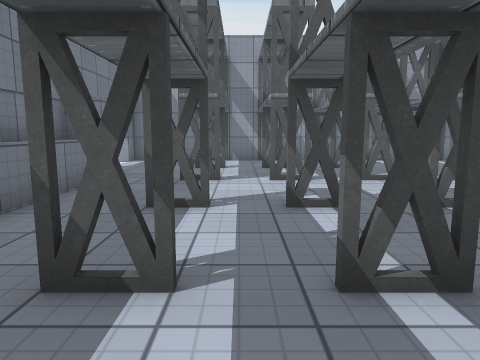
[1] (above)

14 first-person views from a walk through a scene from a Unity 3-D project. The camera is 1.2 m above the floor, tilts 8° down and sees 70° across. The floor is counted in squares, 1 m on a side. Each view is taken from the middle of a square. On the plan, view 1 faces up. The plan holds only what a view shows up to about 14 squares ahead; the rest is blank. The player character is not drawn. Some surface patterns are stand-ins.

[2]
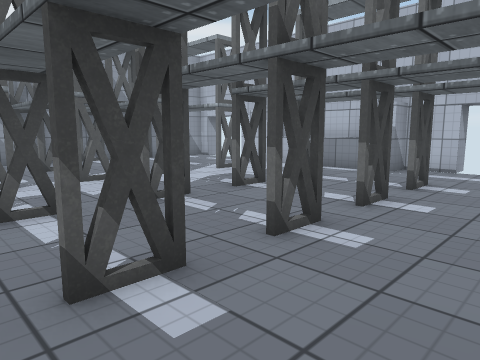

[3]
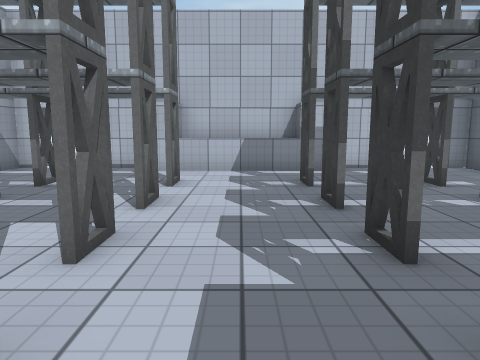

[4]
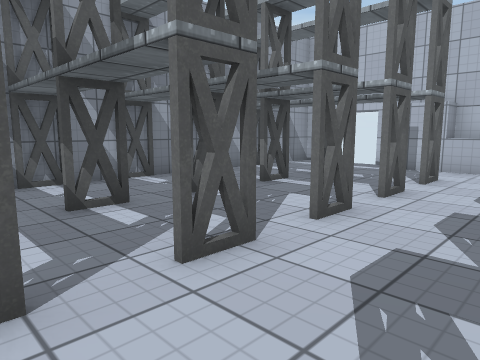

[5]
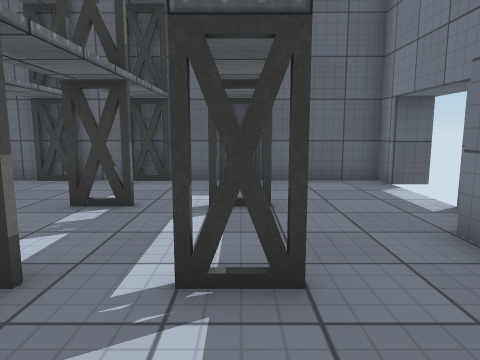

[6]
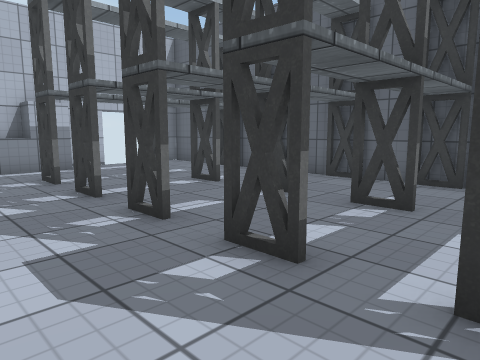

[7]
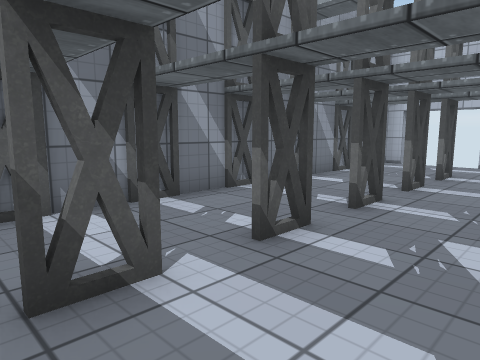

[8]
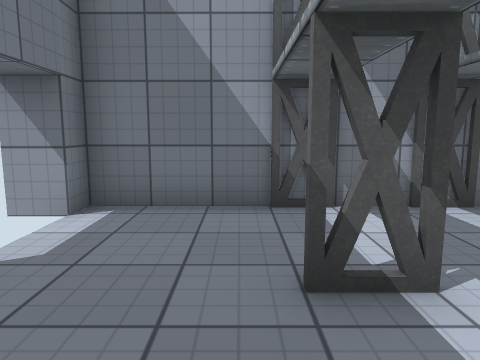

[9]
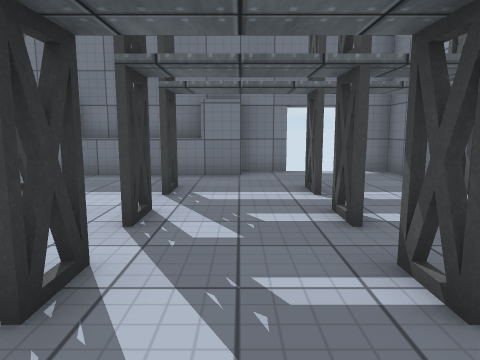

[10]
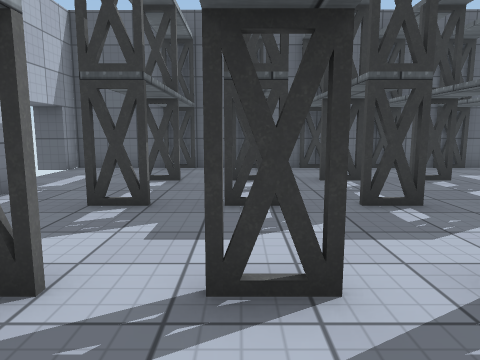

[11]
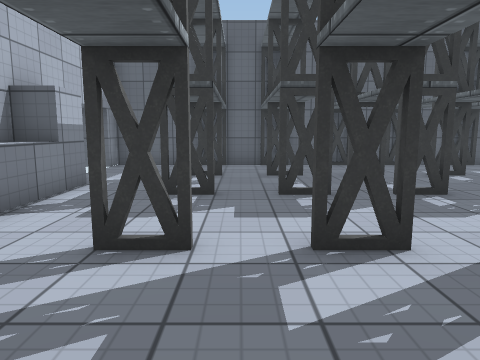

[12]
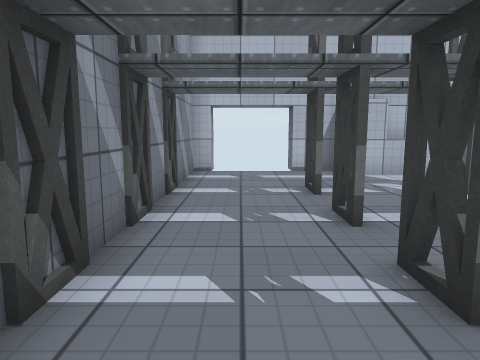

[13]
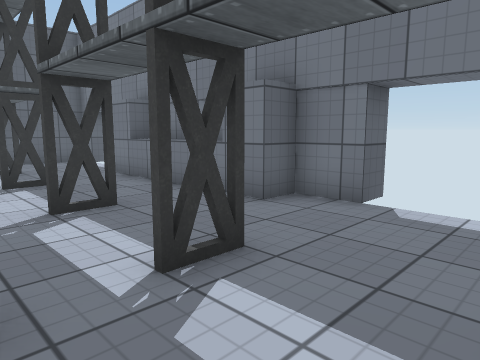

[14]
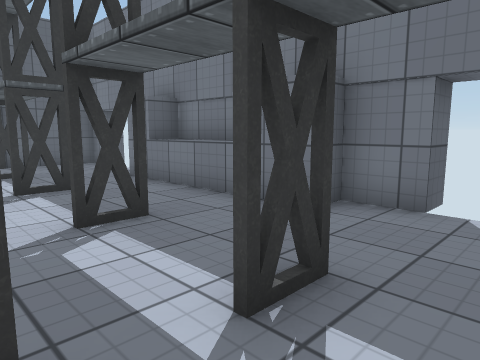

### Floor plan
Points are (right, up) in squares from view 1. A wall is a line through its corners. A room is listed if a view was taken in it or the views show most of it. See-through windows are left out.
Room 1 (views 1, 2, 3, 4, 5, 6, 7, 8, 9, 10, 11, 12, 13, 14)
walls: (10.5, 5.2) (11.5, 5.2) (11.5, 8.9) (10.5, 8.9); (-3.5, 8.9) (-4.5, 8.9) (-4.5, 5.2) (-3.5, 5.2); (11.5, 10) (11.5, 11.4); (11.5, 2.6) (11.5, 4) (10.6, 4) (10.6, 10); (-4.5, 11.4) (-4.5, 10) (-3.6, 10) (-3.6, 4); (11.5, 13.9) (11.5, 14.4) (-4.5, 14.5) (-4.5, 13.9); (-4.5, 0.2) (-4.5, -0.5) (11.5, -0.6) (11.5, 0.2)
ways out: gap at (-5, 0); gap at (-5, 14); gap at (12, 0); gap at (12, 14)
objects: shelf (-1, 0); shelf (-1, 3); shelf (-1, 5); shelf (-1, 9); shelf (-1, 12); shelf (1, 0); shelf (1, 3); shelf (1, 9) to (2, 9); shelf (1, 12); shelf (3, 0) to (4, 0); shelf (3, 3) to (4, 3); shelf (3, 5) to (4, 5); shelf (3, 9) to (4, 9); shelf (3, 12) to (4, 12); shelf (5, 9) to (6, 9); shelf (6, 0); shelf (6, 3); shelf (6, 12); shelf (8, 0); shelf (8, 3); shelf (8, 5); shelf (8, 9); shelf (8, 12)

Positions as (right, up) in squares from view 1, and headings:
1: (0, 0), facing up
2: (0, 0), facing up-right
3: (0, 7), facing right
4: (-1, 6), facing up-right
5: (-1, 8), facing down
6: (-1, 8), facing down-right
7: (-2, 9), facing up-right
8: (-2, 9), facing up
9: (6, 10), facing left
10: (6, 11), facing down
11: (7, 12), facing down
12: (1, 13), facing right
13: (1, 14), facing down-left
14: (1, 13), facing down-left
